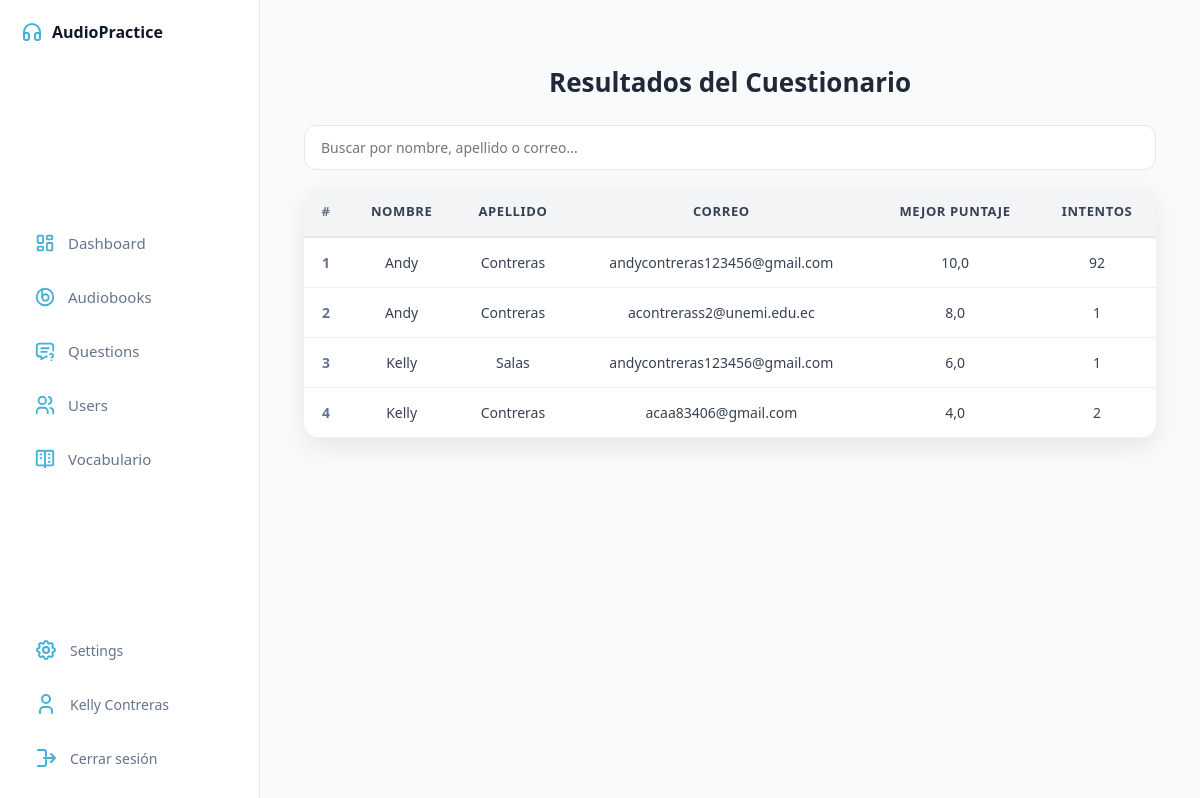
/audiobook/ (signed in), run on the app's committed database.
### apps/audiobooks/models.py (models this page shows, shortened)
class ResultadoCuestionario(models.Model):
    audiobook = models.ForeignKey(Audiobook, on_delete=models.CASCADE)
    nombre = models.CharField(max_length=150)
    apellido = models.CharField(max_length=150)
    correo = models.EmailField()
    puntaje = models.FloatField()
    creado_en = models.DateTimeField(auto_now_add=True)

### apps/audiobooks/views.py (the view)
# urls.py: path("audiobook/",views.usuarios_audiobook,name="usuarios"),
@login_required
def usuarios_audiobook(request):
    resultados = (
        ResultadoCuestionario.objects
        .values("nombre", "apellido", "correo")
        .annotate(
            mejor_puntaje=Max("puntaje"),
            intentos=Count("id")
        )
        .order_by("-mejor_puntaje")
    )
    return render(
        request,
        "administrador/Usuarios/inicio_usuario.html",
        {
            "resultados": resultados,
        }
    )

### templates/administrador/Usuarios/inicio_usuario.html
{% extends "administrador/inicio_administrador.html" %}
{% load static %}
{% block css %}
{{ block.super }}
<link rel="stylesheet" href="{% static 'css/style_administrador/usuarios.css' %}">
{% endblock %}
{% block content %}
<div class="results-container">
    <div class="results-header">
        <h1>Resultados del Cuestionario</h1>
    </div>
    <div class="search-box">
        <input type="text" id="searchInput" placeholder="Buscar por nombre, apellido o correo...">
    </div>
    {% if resultados %}
    <div class="table-wrapper">
        <table class="results-table">
            <thead>
                <tr>
                    <th>#</th>
                    <th>Nombre</th>
                    <th>Apellido</th>
                    <th>Correo</th>
                    <th>Mejor Puntaje</th>
                    <th>Intentos</th>
                </tr>
            </thead>
            <tbody>
                {% for r in resultados %}
                <tr>
                    <td>{{ forloop.counter }}</td>
                    <td>{{ r.nombre }}</td>
                    <td>{{ r.apellido }}</td>
                    <td>{{ r.correo }}</td>
                    <td>{{ r.mejor_puntaje }}</td>
                    <td>{{ r.intentos }}</td>
                </tr>
                {% endfor %}
            </tbody>
        </table>
    </div>
    {% else %}
    <div class="empty-state">
        <div class="empty-icon">📊</div>
        <p>No hay resultados aún para este audiolibro.</p>
    </div>
    {% endif %}
</div>
{% endblock %}

### templates/administrador/sidebar_administrador.html (shortened to what this page needs)
<div class="sidebar-top">
    <div class="brand">
        <span>AudioPractice</span>
    </div>
</div>
<nav class="menu">
    <a href="{% url 'administrador' %}">
        Dashboard
    </a>
    <a href="{% url 'nuevo_audiolibro' %}">
        Audiobooks
    </a>
    <a href="{% url 'mis_audiolibros' %}">
        Questions
    </a>
    <a href="{% url 'usuarios' %}">
        Users
    </a>
    <a href="{% url 'lista_vocabulario' %}">
        Vocabulario
    </a>
</nav>
<div class="sidebar-bottom">
    <a href="{% url 'settings' %}">
        Settings
    </a>
    <a href="#">
        {{ request.user.get_full_name|default:request.user.username }}
    </a>
    <a href="{% url 'logout' %}">
        <svg xmlns="http://www.w3.org/2000/svg" width="24" height="24" viewBox="0 0 24 24" fill="none" stroke="#44b0d5"
            stroke-width="2" stroke-linecap="round" stroke-linejoin="round">
            <path d="M10 12h10" />
            <path d="M17 8l4 4l-4 4" />
            <path d="M4 4h6a2 2 0 0 1 2 2v4" />
            <path d="M12 14v4a2 2 0 0 1 -2 2h-6" />
        </svg>
        Cerrar sesión
    </a>
</div>

### static/css/style_administrador/inicio.css (style rules this page uses)
* { margin: 0; padding: 0; box-sizing: border-box; font-family: system-ui, -apple-system, BlinkMacSystemFont, sans-serif; }
body { background: #f8fafc; color: #0f172a; display: flex; min-height: 100vh; }
.sidebar-top { display: flex; align-items: center; gap: 12px; }
.brand { display: flex; align-items: center; gap: 8px; font-weight: 700; font-size: 16px; }
.menu { display: flex; flex-direction: column; gap: 8px; margin-top: 30px; }
.menu a { display: flex; align-items: center; gap: 12px; text-decoration: none; color: #64748b; padding: 12px 14px; border-radius: 10px; font-size: 15px; font-weight: 500; transition: background 0.2s, color 0.2s; }
.menu a svg { width: 22px; height: 22px; flex-shrink: 0; }
.sidebar-bottom { display: flex; flex-direction: column; gap: 10px; font-size: 14px; }
.sidebar-bottom a { display: flex; align-items: center; gap: 12px; text-decoration: none; color: #64748b; padding: 10px 14px; border-radius: 10px; transition: background 0.2s, color 0.2s; }

### static/css/style_administrador/usuarios.css (style rules this page uses)
.results-container { max-width: 1000px; margin: 0 auto; padding: 40px 20px; }
.results-header { text-align: center; margin-bottom: 25px; }
.results-header h1 { font-size: 26px; font-weight: 600; margin-bottom: 6px; color: #1f2937; }
.table-wrapper { background: #ffffff; border-radius: 16px; overflow-x: auto; overflow-y: auto; box-shadow: 0 10px 25px rgba(0, 0, 0, 0.08); max-height: calc(100vh - 260px); }
.results-table { width: 100%; border-collapse: collapse; }
.results-table thead { background: #f3f4f6; }
.results-table th { padding: 16px 14px; font-size: 13px; font-weight: 600; color: #374151; text-transform: uppercase; letter-spacing: 0.6px; border-bottom: 2px solid #e5e7eb; text-align: center; }
.results-table td { padding: 15px 14px; font-size: 14px; color: #374151; border-bottom: 1px solid #edf2f7; text-align: center; }
.results-table tbody tr { transition: background 0.2s ease; }
.results-table th:nth-child(1), .results-table td:nth-child(1) { font-weight: 600; color: #64748b; }
.results-table th:nth-child(5), .results-table td:nth-child(5), .results-table th:nth-child(6), .results-table td:nth-child(6) { text-align: center; }
.search-box { margin-bottom: 16px; }
.search-box input { width: 100%; padding: 12px 16px; border-radius: 12px; border: 1px solid #e5e7eb; font-size: 14px; }

### data on the page
ResultadoCuestionario: nombre "Andy", apellido "Contreras", correo "acontrerass2@unemi.edu.ec", mejor_puntaje "8,0", intentos "1"
ResultadoCuestionario: nombre "Kelly", apellido "Salas", correo "andycontreras123456@gmail.com", mejor_puntaje "6,0", intentos "1"

### other printed values
{{ request.user.get_full_name|default:request.user.username }} "Kelly Contreras"
{{ r.nombre }} "Andy" "Kelly"
{{ r.apellido }} "Contreras" "Contreras"
{{ r.correo }} "andycontreras123456@gmail.com" "acaa83406@gmail.com"
{{ r.mejor_puntaje }} "10,0" "4,0"
{{ r.intentos }} "92" "2"
